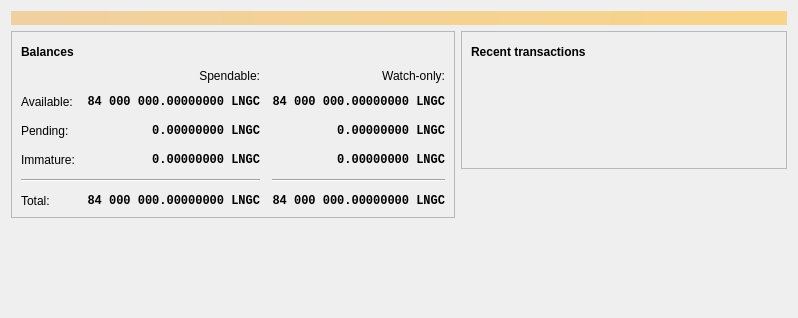
<?xml version="1.0" encoding="UTF-8"?>
<ui version="4.0">
 <class>OverviewPage</class>
 <widget class="QWidget" name="OverviewPage">
  <property name="geometry">
   <rect>
    <x>0</x>
    <y>0</y>
    <width>798</width>
    <height>318</height>
   </rect>
  </property>
  <property name="windowTitle">
   <string>Form</string>
  </property>
  <layout class="QVBoxLayout" name="topLayout">
   <item>
    <widget class="QLabel" name="labelAlerts">
     <property name="visible">
      <bool>false</bool>
     </property>
     <property name="styleSheet">
      <string notr="true">QLabel { background-color: qlineargradient(x1: 0, y1: 0, x2: 1, y2: 0, stop:0 #F0D0A0, stop:1 #F8D488); color:#000000; }</string>
     </property>
     <property name="wordWrap">
      <bool>true</bool>
     </property>
     <property name="margin">
      <number>3</number>
     </property>
     <property name="textInteractionFlags">
      <set>Qt::TextSelectableByMouse</set>
     </property>
    </widget>
   </item>
   <item>
    <layout class="QHBoxLayout" name="horizontalLayout" stretch="1,1">
     <item>
      <layout class="QVBoxLayout" name="verticalLayout_2">
       <item>
        <widget class="QFrame" name="frame">
         <property name="frameShape">
          <enum>QFrame::StyledPanel</enum>
         </property>
         <property name="frameShadow">
          <enum>QFrame::Raised</enum>
         </property>
         <layout class="QVBoxLayout" name="verticalLayout_4">
          <item>
           <layout class="QHBoxLayout" name="horizontalLayout_4">
            <item>
             <widget class="QLabel" name="label_5">
              <property name="font">
               <font>
                <weight>75</weight>
                <bold>true</bold>
               </font>
              </property>
              <property name="text">
               <string>Balances</string>
              </property>
             </widget>
            </item>
            <item>
             <widget class="QPushButton" name="labelWalletStatus">
              <property name="enabled">
               <bool>true</bool>
              </property>
              <property name="maximumSize">
               <size>
                <width>30</width>
                <height>16777215</height>
               </size>
              </property>
              <property name="toolTip">
               <string>The displayed information may be out of date. Your wallet automatically synchronizes with the Longcoin network after a connection is established, but this process has not completed yet.</string>
              </property>
              <property name="text">
               <string/>
              </property>
              <property name="icon">
               <iconset resource="../bitcoin.qrc">
                <normaloff>:/icons/warning</normaloff>
                <disabledoff>:/icons/warning</disabledoff>:/icons/warning</iconset>
              </property>
              <property name="iconSize">
               <size>
                <width>24</width>
                <height>24</height>
               </size>
              </property>
              <property name="flat">
               <bool>true</bool>
              </property>
             </widget>
            </item>
            <item>
             <spacer name="horizontalSpacer_3">
              <property name="orientation">
               <enum>Qt::Horizontal</enum>
              </property>
              <property name="sizeHint" stdset="0">
               <size>
                <width>40</width>
                <height>20</height>
               </size>
              </property>
             </spacer>
            </item>
           </layout>
          </item>
          <item>
           <layout class="QGridLayout" name="gridLayout">
            <property name="spacing">
             <number>12</number>
            </property>
            <item row="2" column="2">
             <widget class="QLabel" name="labelWatchPending">
              <property name="font">
               <font>
                <family>Monospace</family>
                <weight>75</weight>
                <bold>true</bold>
               </font>
              </property>
              <property name="cursor">
               <cursorShape>IBeamCursor</cursorShape>
              </property>
              <property name="toolTip">
               <string>Unconfirmed transactions to watch-only addresses</string>
              </property>
              <property name="text">
               <string notr="true">0.00000000 LNGC</string>
              </property>
              <property name="alignment">
               <set>Qt::AlignRight|Qt::AlignTrailing|Qt::AlignVCenter</set>
              </property>
              <property name="textInteractionFlags">
               <set>Qt::LinksAccessibleByMouse|Qt::TextSelectableByKeyboard|Qt::TextSelectableByMouse</set>
              </property>
             </widget>
            </item>
            <item row="2" column="1">
             <widget class="QLabel" name="labelUnconfirmed">
              <property name="font">
               <font>
                <family>Monospace</family>
                <weight>75</weight>
                <bold>true</bold>
               </font>
              </property>
              <property name="cursor">
               <cursorShape>IBeamCursor</cursorShape>
              </property>
              <property name="toolTip">
               <string>Total of transactions that have yet to be confirmed, and do not yet count toward the spendable balance</string>
              </property>
              <property name="text">
               <string notr="true">0.00000000 LNGC</string>
              </property>
              <property name="alignment">
               <set>Qt::AlignRight|Qt::AlignTrailing|Qt::AlignVCenter</set>
              </property>
              <property name="textInteractionFlags">
               <set>Qt::LinksAccessibleByMouse|Qt::TextSelectableByKeyboard|Qt::TextSelectableByMouse</set>
              </property>
             </widget>
            </item>
            <item row="3" column="2">
             <widget class="QLabel" name="labelWatchImmature">
              <property name="font">
               <font>
                <family>Monospace</family>
                <weight>75</weight>
                <bold>true</bold>
               </font>
              </property>
              <property name="cursor">
               <cursorShape>IBeamCursor</cursorShape>
              </property>
              <property name="toolTip">
               <string>Mined balance in watch-only addresses that has not yet matured</string>
              </property>
              <property name="text">
               <string notr="true">0.00000000 LNGC</string>
              </property>
              <property name="alignment">
               <set>Qt::AlignRight|Qt::AlignTrailing|Qt::AlignVCenter</set>
              </property>
              <property name="textInteractionFlags">
               <set>Qt::LinksAccessibleByMouse|Qt::TextSelectableByKeyboard|Qt::TextSelectableByMouse</set>
              </property>
             </widget>
            </item>
            <item row="4" column="0" colspan="2">
             <widget class="Line" name="line">
              <property name="orientation">
               <enum>Qt::Horizontal</enum>
              </property>
             </widget>
            </item>
            <item row="4" column="2">
             <widget class="Line" name="lineWatchBalance">
              <property name="sizePolicy">
               <sizepolicy hsizetype="Preferred" vsizetype="Fixed">
                <horstretch>0</horstretch>
                <verstretch>0</verstretch>
               </sizepolicy>
              </property>
              <property name="minimumSize">
               <size>
                <width>140</width>
                <height>0</height>
               </size>
              </property>
              <property name="orientation">
               <enum>Qt::Horizontal</enum>
              </property>
             </widget>
            </item>
            <item row="5" column="0">
             <widget class="QLabel" name="labelTotalText">
              <property name="text">
               <string>Total:</string>
              </property>
             </widget>
            </item>
            <item row="3" column="1">
             <widget class="QLabel" name="labelImmature">
              <property name="font">
               <font>
                <family>Monospace</family>
                <weight>75</weight>
                <bold>true</bold>
               </font>
              </property>
              <property name="cursor">
               <cursorShape>IBeamCursor</cursorShape>
              </property>
              <property name="toolTip">
               <string>Mined balance that has not yet matured</string>
              </property>
              <property name="text">
               <string notr="true">0.00000000 LNGC</string>
              </property>
              <property name="alignment">
               <set>Qt::AlignRight|Qt::AlignTrailing|Qt::AlignVCenter</set>
              </property>
              <property name="textInteractionFlags">
               <set>Qt::LinksAccessibleByMouse|Qt::TextSelectableByKeyboard|Qt::TextSelectableByMouse</set>
              </property>
             </widget>
            </item>
            <item row="2" column="3">
             <spacer name="horizontalSpacer_2">
              <property name="orientation">
               <enum>Qt::Horizontal</enum>
              </property>
              <property name="sizeHint" stdset="0">
               <size>
                <width>40</width>
                <height>20</height>
               </size>
              </property>
             </spacer>
            </item>
            <item row="3" column="0">
             <widget class="QLabel" name="labelImmatureText">
              <property name="text">
               <string>Immature:</string>
              </property>
             </widget>
            </item>
            <item row="5" column="1">
             <widget class="QLabel" name="labelTotal">
              <property name="font">
               <font>
                <family>Monospace</family>
                <weight>75</weight>
                <bold>true</bold>
               </font>
              </property>
              <property name="cursor">
               <cursorShape>IBeamCursor</cursorShape>
              </property>
              <property name="toolTip">
               <string>Your current total balance</string>
              </property>
              <property name="text">
               <string notr="true">84 000 000.00000000 LNGC</string>
              </property>
              <property name="alignment">
               <set>Qt::AlignRight|Qt::AlignTrailing|Qt::AlignVCenter</set>
              </property>
              <property name="textInteractionFlags">
               <set>Qt::LinksAccessibleByMouse|Qt::TextSelectableByKeyboard|Qt::TextSelectableByMouse</set>
              </property>
             </widget>
            </item>
            <item row="5" column="2">
             <widget class="QLabel" name="labelWatchTotal">
              <property name="font">
               <font>
                <family>Monospace</family>
                <weight>75</weight>
                <bold>true</bold>
               </font>
              </property>
              <property name="cursor">
               <cursorShape>IBeamCursor</cursorShape>
              </property>
              <property name="toolTip">
               <string>Current total balance in watch-only addresses</string>
              </property>
              <property name="text">
               <string notr="true">84 000 000.00000000 LNGC</string>
              </property>
              <property name="alignment">
               <set>Qt::AlignRight|Qt::AlignTrailing|Qt::AlignVCenter</set>
              </property>
              <property name="textInteractionFlags">
               <set>Qt::LinksAccessibleByMouse|Qt::TextSelectableByKeyboard|Qt::TextSelectableByMouse</set>
              </property>
             </widget>
            </item>
            <item row="0" column="2">
             <widget class="QLabel" name="labelWatchonly">
              <property name="text">
               <string>Watch-only:</string>
              </property>
              <property name="alignment">
               <set>Qt::AlignRight|Qt::AlignTrailing|Qt::AlignVCenter</set>
              </property>
             </widget>
            </item>
            <item row="1" column="0">
             <widget class="QLabel" name="labelBalanceText">
              <property name="text">
               <string>Available:</string>
              </property>
             </widget>
            </item>
            <item row="1" column="1">
             <widget class="QLabel" name="labelBalance">
              <property name="font">
               <font>
                <family>Monospace</family>
                <weight>75</weight>
                <bold>true</bold>
               </font>
              </property>
              <property name="cursor">
               <cursorShape>IBeamCursor</cursorShape>
              </property>
              <property name="toolTip">
               <string>Your current spendable balance</string>
              </property>
              <property name="text">
               <string notr="true">84 000 000.00000000 LNGC</string>
              </property>
              <property name="alignment">
               <set>Qt::AlignRight|Qt::AlignTrailing|Qt::AlignVCenter</set>
              </property>
              <property name="textInteractionFlags">
               <set>Qt::LinksAccessibleByMouse|Qt::TextSelectableByKeyboard|Qt::TextSelectableByMouse</set>
              </property>
             </widget>
            </item>
            <item row="1" column="2">
             <widget class="QLabel" name="labelWatchAvailable">
              <property name="font">
               <font>
                <family>Monospace</family>
                <weight>75</weight>
                <bold>true</bold>
               </font>
              </property>
              <property name="cursor">
               <cursorShape>IBeamCursor</cursorShape>
              </property>
              <property name="toolTip">
               <string>Your current balance in watch-only addresses</string>
              </property>
              <property name="text">
               <string notr="true">84 000 000.00000000 LNGC</string>
              </property>
              <property name="alignment">
               <set>Qt::AlignRight|Qt::AlignTrailing|Qt::AlignVCenter</set>
              </property>
              <property name="textInteractionFlags">
               <set>Qt::LinksAccessibleByMouse|Qt::TextSelectableByKeyboard|Qt::TextSelectableByMouse</set>
              </property>
             </widget>
            </item>
            <item row="2" column="0">
             <widget class="QLabel" name="labelPendingText">
              <property name="text">
               <string>Pending:</string>
              </property>
             </widget>
            </item>
            <item row="0" column="1">
             <widget class="QLabel" name="labelSpendable">
              <property name="text">
               <string>Spendable:</string>
              </property>
              <property name="alignment">
               <set>Qt::AlignRight|Qt::AlignTrailing|Qt::AlignVCenter</set>
              </property>
             </widget>
            </item>
           </layout>
          </item>
         </layout>
        </widget>
       </item>
       <item>
        <spacer name="verticalSpacer">
         <property name="orientation">
          <enum>Qt::Vertical</enum>
         </property>
         <property name="sizeHint" stdset="0">
          <size>
           <width>20</width>
           <height>40</height>
          </size>
         </property>
        </spacer>
       </item>
      </layout>
     </item>
     <item>
      <layout class="QVBoxLayout" name="verticalLayout_3">
       <item>
        <widget class="QFrame" name="frame_2">
         <property name="frameShape">
          <enum>QFrame::StyledPanel</enum>
         </property>
         <property name="frameShadow">
          <enum>QFrame::Raised</enum>
         </property>
         <layout class="QVBoxLayout" name="verticalLayout">
          <item>
           <layout class="QHBoxLayout" name="horizontalLayout_2">
            <item>
             <widget class="QLabel" name="label_4">
              <property name="font">
               <font>
                <weight>75</weight>
                <bold>true</bold>
               </font>
              </property>
              <property name="text">
               <string>Recent transactions</string>
              </property>
             </widget>
            </item>
            <item>
             <widget class="QPushButton" name="labelTransactionsStatus">
              <property name="enabled">
               <bool>true</bool>
              </property>
              <property name="maximumSize">
               <size>
                <width>30</width>
                <height>16777215</height>
               </size>
              </property>
              <property name="toolTip">
               <string>The displayed information may be out of date. Your wallet automatically synchronizes with the Longcoin network after a connection is established, but this process has not completed yet.</string>
              </property>
              <property name="text">
               <string/>
              </property>
              <property name="icon">
               <iconset resource="../bitcoin.qrc">
                <normaloff>:/icons/warning</normaloff>
                <disabledoff>:/icons/warning</disabledoff>:/icons/warning</iconset>
              </property>
              <property name="iconSize">
               <size>
                <width>24</width>
                <height>24</height>
               </size>
              </property>
              <property name="flat">
               <bool>true</bool>
              </property>
             </widget>
            </item>
            <item>
             <spacer name="horizontalSpacer">
              <property name="orientation">
               <enum>Qt::Horizontal</enum>
              </property>
              <property name="sizeHint" stdset="0">
               <size>
                <width>40</width>
                <height>20</height>
               </size>
              </property>
             </spacer>
            </item>
           </layout>
          </item>
          <item>
           <widget class="TransactionOverviewWidget" name="listTransactions">
            <property name="styleSheet">
             <string notr="true">QListView { background: transparent; }</string>
            </property>
            <property name="frameShape">
             <enum>QFrame::NoFrame</enum>
            </property>
            <property name="verticalScrollBarPolicy">
             <enum>Qt::ScrollBarAlwaysOff</enum>
            </property>
            <property name="horizontalScrollBarPolicy">
             <enum>Qt::ScrollBarAlwaysOff</enum>
            </property>
            <property name="sizeAdjustPolicy">
             <enum>QAbstractScrollArea::AdjustToContents</enum>
            </property>
            <property name="selectionMode">
             <enum>QAbstractItemView::NoSelection</enum>
            </property>
            <property name="uniformItemSizes">
             <bool>true</bool>
            </property>
           </widget>
          </item>
         </layout>
        </widget>
       </item>
       <item>
        <spacer name="verticalSpacer_2">
         <property name="orientation">
          <enum>Qt::Vertical</enum>
         </property>
         <property name="sizeHint" stdset="0">
          <size>
           <width>20</width>
           <height>40</height>
          </size>
         </property>
        </spacer>
       </item>
      </layout>
     </item>
    </layout>
   </item>
  </layout>
 </widget>
 <customwidgets>
  <customwidget>
   <class>TransactionOverviewWidget</class>
   <extends>QListView</extends>
   <header>qt/transactionoverviewwidget.h</header>
  </customwidget>
 </customwidgets>
 <resources/>
 <connections/>
</ui>
